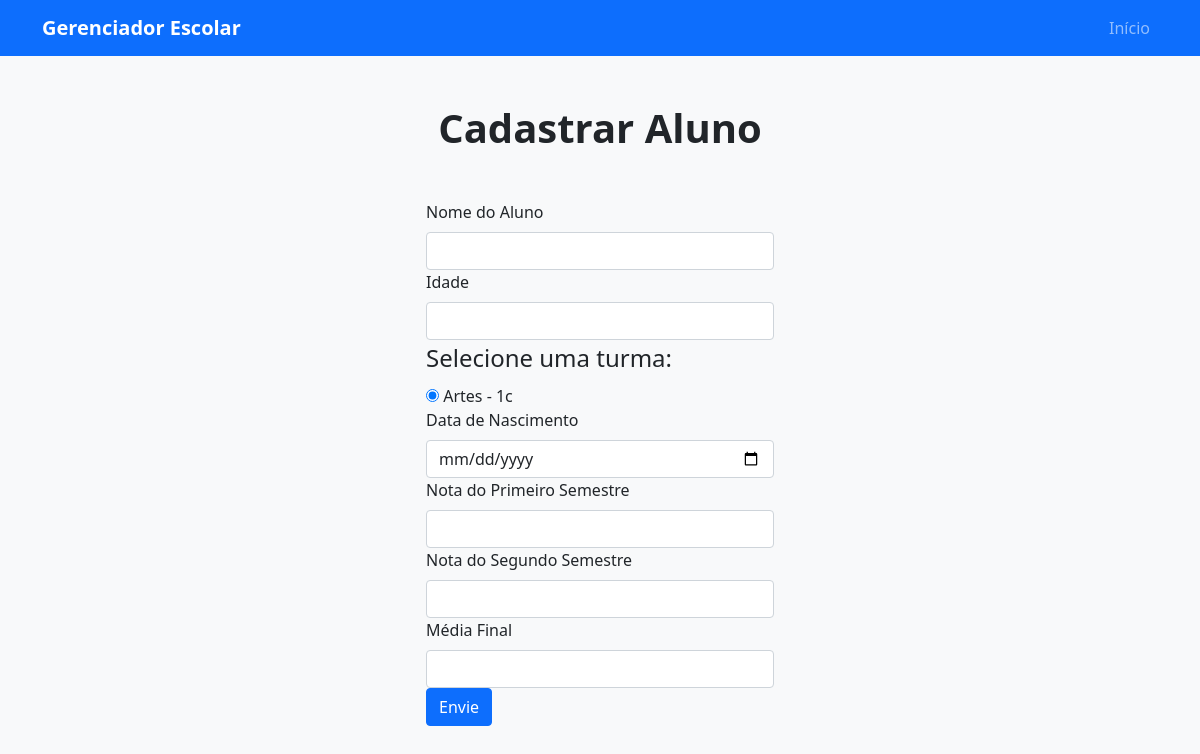
/alunos/cadastrar, run on an earlier commit of the app's database.
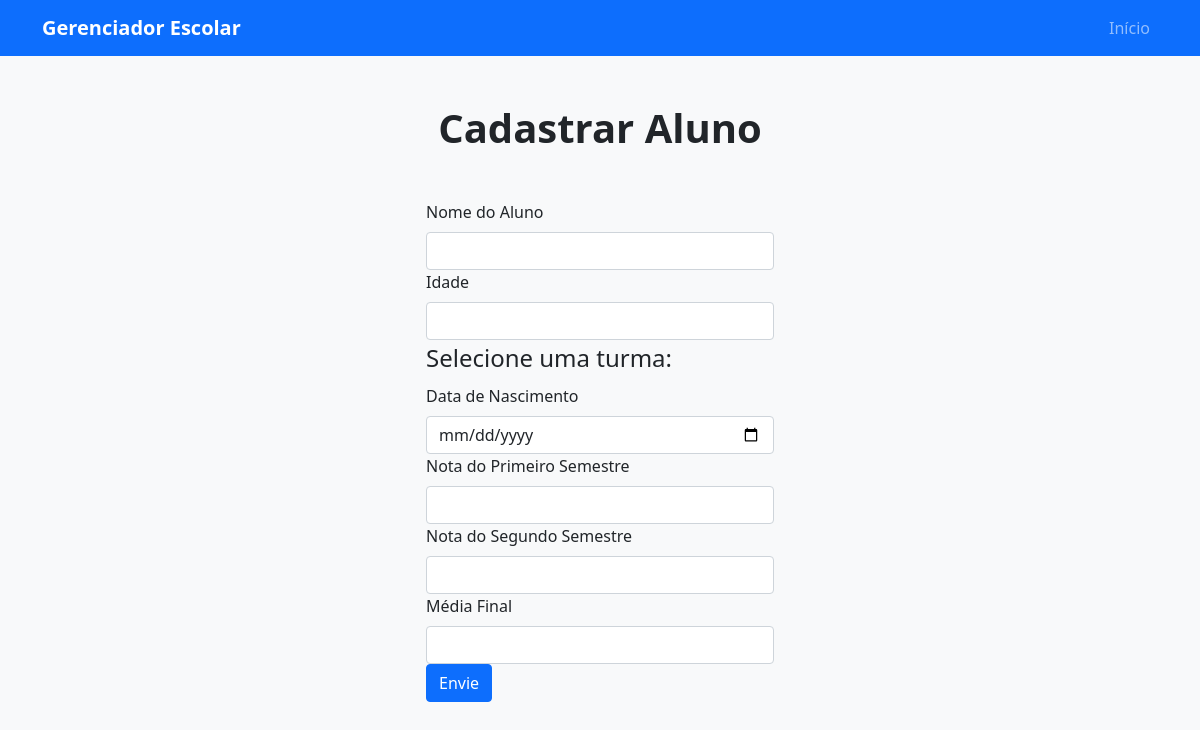
And on a later commit of the database.
### model/turma.py (models this page shows)
class Turma(db.Model):
    __tablename__ = "turmas"
    id = db.Column(db.Integer, primary_key=True)
    descricao = db.Column(db.String(100), nullable=False)
    ativo = db.Column(db.Boolean, nullable=False, default=True)
    alunos = db.relationship("Aluno", back_populates="turma")
    professor_id = db.Column(db.Integer, db.ForeignKey("professores.id"), nullable=False)
    professor = db.relationship("Professor", back_populates="turmas")

### routes/aluno_routes.py (the view)
@alunos_bp.route("/cadastrar")
def cadastrar_aluno():
    turmas = TurmaController.index()
    return render_template("cadastro_aluno.html", turmas=turmas, titulo="Cadastrar Aluno")

### controller/turma_controller.py (called while the page is built)
    @staticmethod
    def index():
        turmas = Turma.query.all()
        return turmas

### templates/cadastro_aluno.html
{% extends 'template.html' %}
{% block conteudo %}
    <form class="form" method="POST" action="{% if aluno %}{{ url_for('aluno_rota.editar_aluno', nome=aluno.nome) }}{% else %}{{ url_for('aluno_rota.criar_aluno') }}{% endif %}">
        <label class="form-label" for="nome_aluno">Nome do Aluno</label>
        <input class="form-control" type="text" id="nome_aluno" name="nome" value="{{ aluno.nome if aluno else '' }}" required>
        <label class="form-label" for="idade_aluno">Idade </label>
        <input class="form-control" id="idade_aluno" type="number" name="idade" value="{{ aluno.idade if aluno else '' }}" required>
        <fieldset>
          <legend>Selecione uma turma: </legend>
            {% for turma in turmas %}
              <div>
                <input type="radio" id="turma_{{ turma.id }}" name="turma" value="{{ turma.id }}" {% if loop.first %}checked{% endif %}>
                <label for="turma_{{ turma.id }}">{{ turma.descricao }}</label>
              </div>
            {% endfor %}
        </fieldset>
        <label class="form-label" >Data de Nascimento</label>
        <input class="form-control" type="date" name="data_nasc" value="{{ aluno.data_nasc if aluno else '' }}" required>
        <label class="form-label">Nota do Primeiro Semestre</label>
        <input class="form-control" type="number" name="nota_semestre_um" value="{{ aluno.nota_semestre_um if aluno else '' }}">
        <label class="form-label" >Nota do Segundo Semestre</label>
        <input class="form-control" type="number" name="nota_semestre_dois" value="{{ aluno.nota_semestre_dois if aluno else '' }}">
        <label class="form-label">Média Final</label>
        <input class="form-control" type="text" name="media_final" value="{{ aluno.media_final if aluno else '' }}">
        <button class="btn btn-primary btn-block mb-4" type="submit"> Envie </button>
    </form>
{% endblock %}

What changed in the data, as far as the page shows it:
removed Turma: turma "☑ Artes - 1c", descricao "Artes - 1c"
